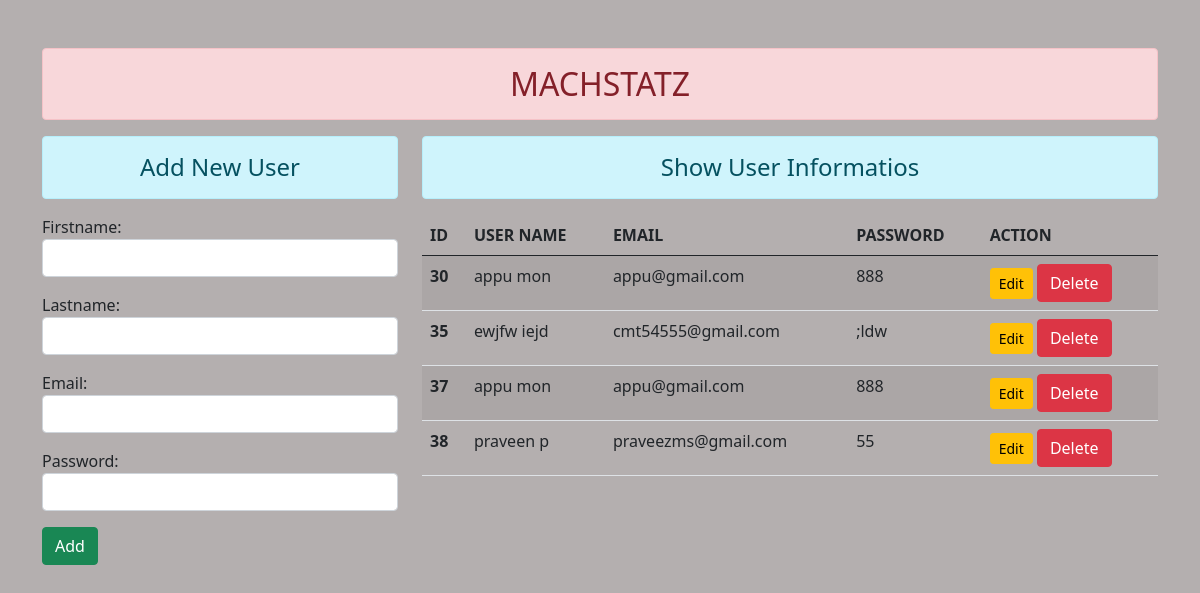
The page / on the database its author committed.
### enroll/models.py (models this page shows)
class User(models.Model):
    firstname = models.CharField(max_length=70,null=True)
    lastname = models.CharField(max_length=70)
    email = models.EmailField(max_length=100)
    password = models.CharField(max_length=100)

### enroll/views.py (the view)
# urls.py: path('',views.add_show,name="addandshow"),
def add_show(request):
    if request.method == 'POST':
        fm = StudentsRegistations(request.POST)
        if fm.is_valid():
            fn = fm.cleaned_data['firstname']
            nm = fm.cleaned_data['lastname']
            em = fm.cleaned_data['email']
            pw = fm.cleaned_data['password']
            if User.objects.filter(firstname=fn):
               msg="firstname already exist!!"
               stud=User.objects.all()
               return render(request,"enroll/addandshow.html",{'form':fm,'stu':stud,'msg':msg})
            else:
                if User.objects.filter(lastname=nm):
                   msg="lastname already exist!!"
                   stud = User.objects.all()
                   return render(request,"enroll/addandshow.html",{'form':fm,'stu':stud,'msg':msg})
                else:
                     if User.objects.filter(email=em):
                        msg="email already exist!!"
                        stud = User.objects.all()
                        return render(request,"enroll/addandshow.html",{'form':fm,'stu':stud,'msg':msg})
                     else:
                         reg = User(firstname=fn,lastname=nm,email=em,password=pw)
                         reg.save()
                         fm = StudentsRegistations()
                         msg="successfully add"
                         stud=User.objects.all()
    else:
        fm = StudentsRegistations()
    stud = User.objects.all()
    return render(request,"enroll/addandshow.html",{'form':fm,'stu':stud})

### enroll/forms.py
class StudentsRegistations(forms.ModelForm):
    class Meta:
        model = User
        fields  = ['firstname','lastname','email','password']
        widgets = {
            'firstname':forms.TextInput(attrs={'class':'form-control'}),
            'lastname':forms.TextInput(attrs={'class':'form-control'}),
            'email':forms.EmailInput(attrs={'class':'form-control'}),
            'password':forms.PasswordInput(render_value=True, attrs={'class':'form-control'}),
        }

### templates/enroll/addandshow.html (shortened to what this page needs)
{% extends 'enroll/base.html' %}
{% block content %}
<body style="background-color:rgb(180, 175, 175);">
<div class="row">
    <div class="col-sm-4">
        <h4 class="text-center alert alert-info " >Add New User</h4>
        <form action="" method="POST" novalidate>
            {{ form.as_p }}
            <input type="submit" class="btn btn-success" value="Add">
            <center><label for="" style="color: blue;">{{ msg }}</label></center>
        </form>
    </div>
    <div class="col-sm-8">
        {% if stu %}
        <h4 class="text-center alert alert-info">Show User Informatios</h4>
        <table class="table table-striped">
            <thead>
              <tr>
                <th scope="col">ID</th>
                <th scope="col">USER NAME</th>
                <th scope="col">EMAIL</th>
                <th scope="col">PASSWORD</th>
                <th scope="col">ACTION</th>
              </tr>
            </thead>
            <tbody>
            {% for st in stu%}
              <tr>
                <th scope="row">{{ st.id }}</th>
                <td scope="row">{{ st.firstname}} {{ st.lastname  }}</td>
                <td scope="row">{{ st.email }}</td>
                <td scope="row">{{ st.password }}</td>
                <td>
                    <a href="{% url 'updatedata' st.id %}" class="btn btn-warning btn-sm">Edit</a>
                    <form action="{% url 'deletedata' st.id %}" method="POST" class="d-inline">
                        <input type="submit" class="btn btn-danger" value="Delete" onclick="myFunction()">
                    </form>
                </td>
              </tr>
            {% endfor %}
            </tbody>
          </table>
        {% else %}
        <h4 class="text-center alert alert-info">No Records</h4>
        {% endif %}
    </div>
</div>
</body>
{% endblock %}

### templates/enroll/base.html (shortened to what this page needs)
<!DOCTYPE html>
{% load static %}
<html lang="en">
<head>
    <link rel="stylesheet" href="{% static 'enroll/css/bootstrap.css' %}">
</head>
<body>
    <div class="container mt-5">
        <h2 class="text-center alert alert-danger">MACHSTATZ</h2>
        {% block content %}
        {% endblock %}
    </div>
</body>
</html>

### rows shown on the page
User: id "30", firstname "appu", lastname "mon", email "appu@gmail.com", password "888"
User: id "35", firstname "ewjfw", lastname "iejd", email "cmt54555@gmail.com", password ";ldw"
User: id "37", firstname "appu", lastname "mon", email "appu@gmail.com", password "888"
User: id "38", firstname "praveen", lastname "p", email "praveezms@gmail.com", password "55"
